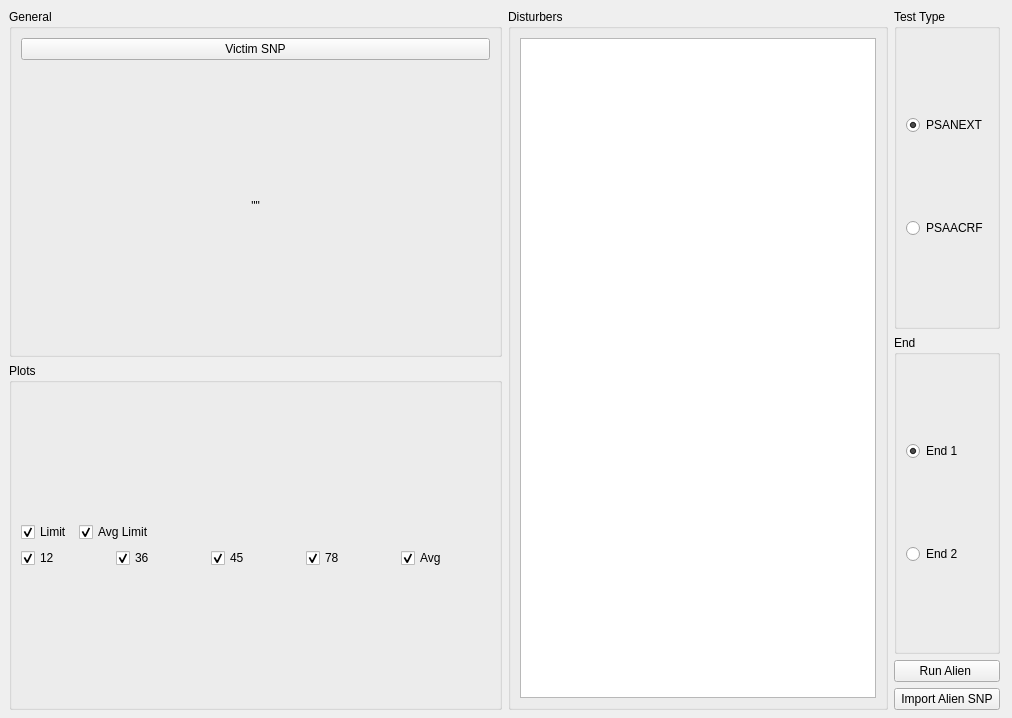
<?xml version="1.0" encoding="UTF-8"?>
<ui version="4.0">
 <class>Form</class>
 <widget class="QWidget" name="Form">
  <property name="geometry">
   <rect>
    <x>0</x>
    <y>0</y>
    <width>1012</width>
    <height>718</height>
   </rect>
  </property>
  <property name="windowTitle">
   <string>Form</string>
  </property>
  <widget class="QWidget" name="layoutWidget">
   <property name="geometry">
    <rect>
     <x>9</x>
     <y>9</y>
     <width>991</width>
     <height>701</height>
    </rect>
   </property>
   <layout class="QVBoxLayout" name="verticalLayout">
    <item>
     <layout class="QHBoxLayout" name="horizontalLayout">
      <item>
       <layout class="QVBoxLayout" name="verticalLayout_3">
        <item>
         <layout class="QVBoxLayout" name="verticalLayout_11">
          <item>
           <widget class="QGroupBox" name="alienGeneralInfo">
            <property name="title">
             <string>General</string>
            </property>
            <layout class="QHBoxLayout" name="horizontalLayout_4">
             <item>
              <layout class="QVBoxLayout" name="verticalLayout_2">
               <item>
                <widget class="QPushButton" name="alienVictimButton">
                 <property name="text">
                  <string>Victim SNP</string>
                 </property>
                </widget>
               </item>
               <item>
                <widget class="QLabel" name="victimLabel">
                 <property name="text">
                  <string>&quot;&quot;</string>
                 </property>
                 <property name="alignment">
                  <set>Qt::AlignCenter</set>
                 </property>
                </widget>
               </item>
              </layout>
             </item>
            </layout>
           </widget>
          </item>
         </layout>
        </item>
        <item>
         <layout class="QVBoxLayout" name="AlienPlotLayout">
          <item>
           <widget class="QGroupBox" name="alienPlots">
            <property name="title">
             <string>Plots</string>
            </property>
            <layout class="QGridLayout" name="gridLayout">
             <item row="2" column="1">
              <layout class="QVBoxLayout" name="verticalLayout_12">
               <item>
                <layout class="QHBoxLayout" name="horizontalLayout_7">
                 <item>
                  <widget class="QCheckBox" name="alienLimitCheck">
                   <property name="text">
                    <string>Limit</string>
                   </property>
                   <property name="checked">
                    <bool>true</bool>
                   </property>
                  </widget>
                 </item>
                 <item>
                  <widget class="QCheckBox" name="alienAvgLimitCheck">
                   <property name="text">
                    <string>Avg Limit</string>
                   </property>
                   <property name="checked">
                    <bool>true</bool>
                   </property>
                  </widget>
                 </item>
                 <item>
                  <spacer name="horizontalSpacer">
                   <property name="orientation">
                    <enum>Qt::Horizontal</enum>
                   </property>
                   <property name="sizeHint" stdset="0">
                    <size>
                     <width>40</width>
                     <height>20</height>
                    </size>
                   </property>
                  </spacer>
                 </item>
                </layout>
               </item>
               <item>
                <layout class="QHBoxLayout" name="horizontalLayout_8">
                 <item>
                  <widget class="QCheckBox" name="alien12">
                   <property name="text">
                    <string>12</string>
                   </property>
                   <property name="checked">
                    <bool>true</bool>
                   </property>
                  </widget>
                 </item>
                 <item>
                  <widget class="QCheckBox" name="alien36">
                   <property name="text">
                    <string>36</string>
                   </property>
                   <property name="checked">
                    <bool>true</bool>
                   </property>
                  </widget>
                 </item>
                 <item>
                  <widget class="QCheckBox" name="alien45">
                   <property name="text">
                    <string>45</string>
                   </property>
                   <property name="checked">
                    <bool>true</bool>
                   </property>
                  </widget>
                 </item>
                 <item>
                  <widget class="QCheckBox" name="alien78">
                   <property name="text">
                    <string>78</string>
                   </property>
                   <property name="checked">
                    <bool>true</bool>
                   </property>
                  </widget>
                 </item>
                 <item>
                  <widget class="QCheckBox" name="alienAvg">
                   <property name="text">
                    <string>Avg</string>
                   </property>
                   <property name="checked">
                    <bool>true</bool>
                   </property>
                  </widget>
                 </item>
                </layout>
               </item>
              </layout>
             </item>
            </layout>
           </widget>
          </item>
         </layout>
        </item>
       </layout>
      </item>
      <item>
       <layout class="QHBoxLayout" name="horizontalLayout_5">
        <item>
         <layout class="QHBoxLayout" name="horizontalLayout_6">
          <item>
           <widget class="QGroupBox" name="alienDisturbersGroup">
            <property name="title">
             <string>Disturbers</string>
            </property>
            <layout class="QHBoxLayout" name="horizontalLayout_9">
             <item>
              <widget class="QListWidget" name="alienDisturbers"/>
             </item>
            </layout>
           </widget>
          </item>
         </layout>
        </item>
        <item>
         <layout class="QVBoxLayout" name="verticalLayout_4">
          <item>
           <layout class="QVBoxLayout" name="verticalLayout_7">
            <item>
             <widget class="QGroupBox" name="alienTestTypeGroup">
              <property name="title">
               <string>Test Type</string>
              </property>
              <layout class="QVBoxLayout" name="verticalLayout_9">
               <item>
                <widget class="QRadioButton" name="alienPSANEXT">
                 <property name="text">
                  <string>PSANEXT</string>
                 </property>
                 <property name="checked">
                  <bool>true</bool>
                 </property>
                </widget>
               </item>
               <item>
                <widget class="QRadioButton" name="alienPSAACRF">
                 <property name="text">
                  <string>PSAACRF</string>
                 </property>
                </widget>
               </item>
              </layout>
             </widget>
            </item>
           </layout>
          </item>
          <item>
           <widget class="QGroupBox" name="alienEndGroup">
            <property name="title">
             <string>End</string>
            </property>
            <layout class="QVBoxLayout" name="verticalLayout_10">
             <item>
              <widget class="QRadioButton" name="alienEnd1">
               <property name="text">
                <string>End 1</string>
               </property>
               <property name="checked">
                <bool>true</bool>
               </property>
              </widget>
             </item>
             <item>
              <widget class="QRadioButton" name="alienEnd2">
               <property name="text">
                <string>End 2</string>
               </property>
              </widget>
             </item>
            </layout>
           </widget>
          </item>
          <item>
           <layout class="QVBoxLayout" name="verticalLayout_8">
            <item>
             <widget class="QPushButton" name="alienRun">
              <property name="text">
               <string>Run Alien </string>
              </property>
             </widget>
            </item>
            <item>
             <widget class="QPushButton" name="alienImportSNP">
              <property name="text">
               <string>Import Alien SNP</string>
              </property>
             </widget>
            </item>
           </layout>
          </item>
         </layout>
        </item>
       </layout>
      </item>
     </layout>
    </item>
   </layout>
  </widget>
 </widget>
 <resources/>
 <connections/>
</ui>
